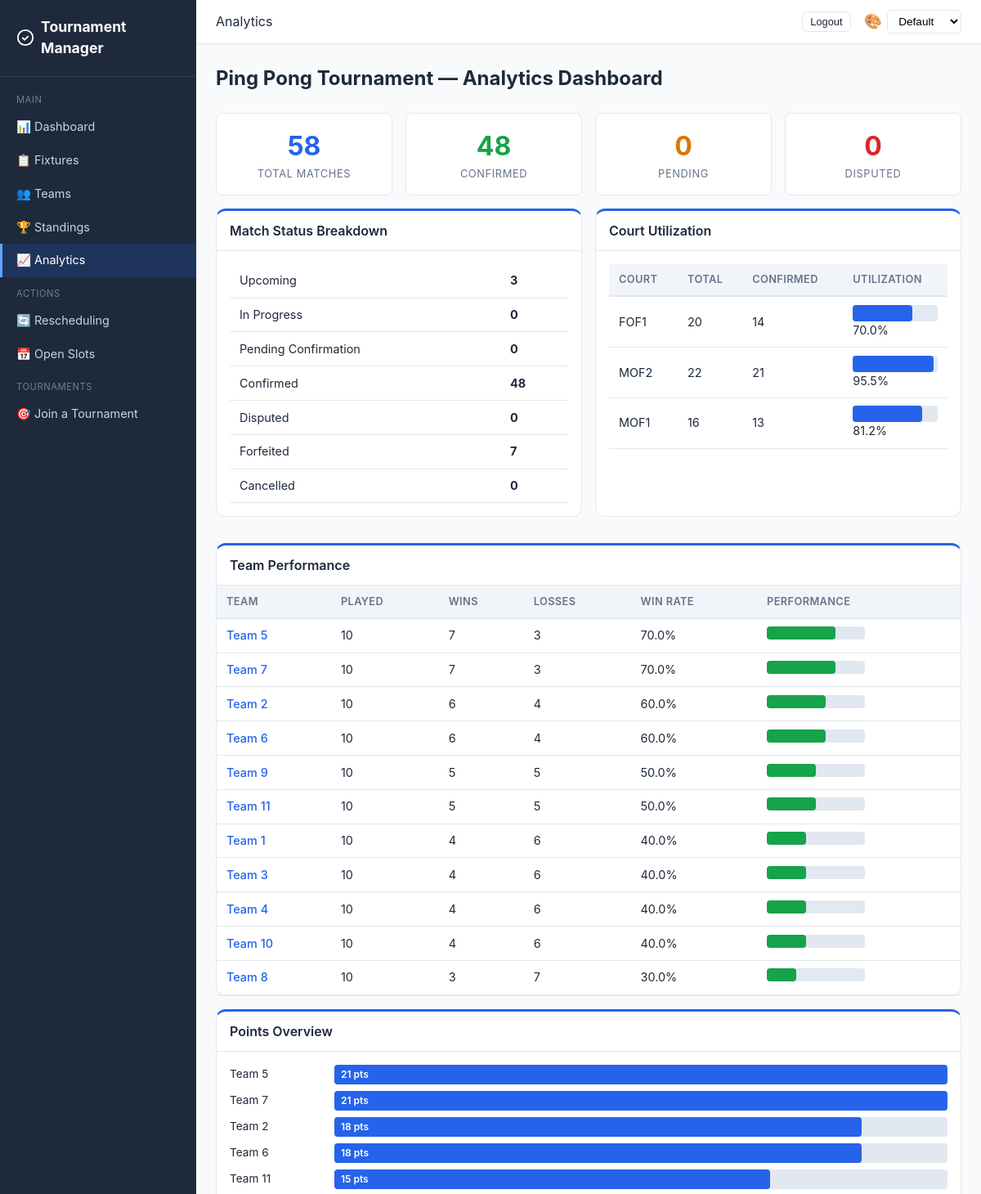
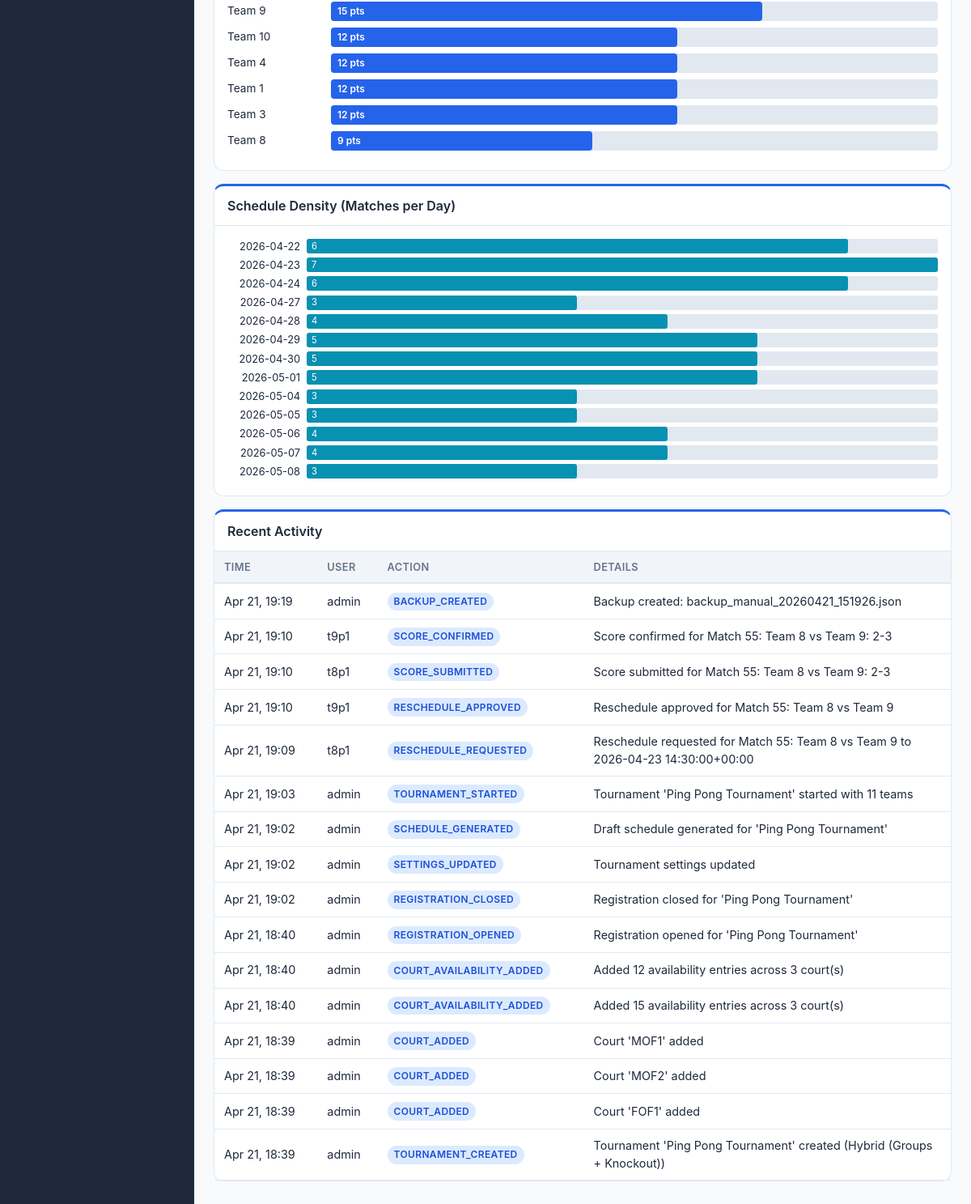
The page /analytics/ (signed in) on the database as committed earlier (2 pictures, top to bottom).
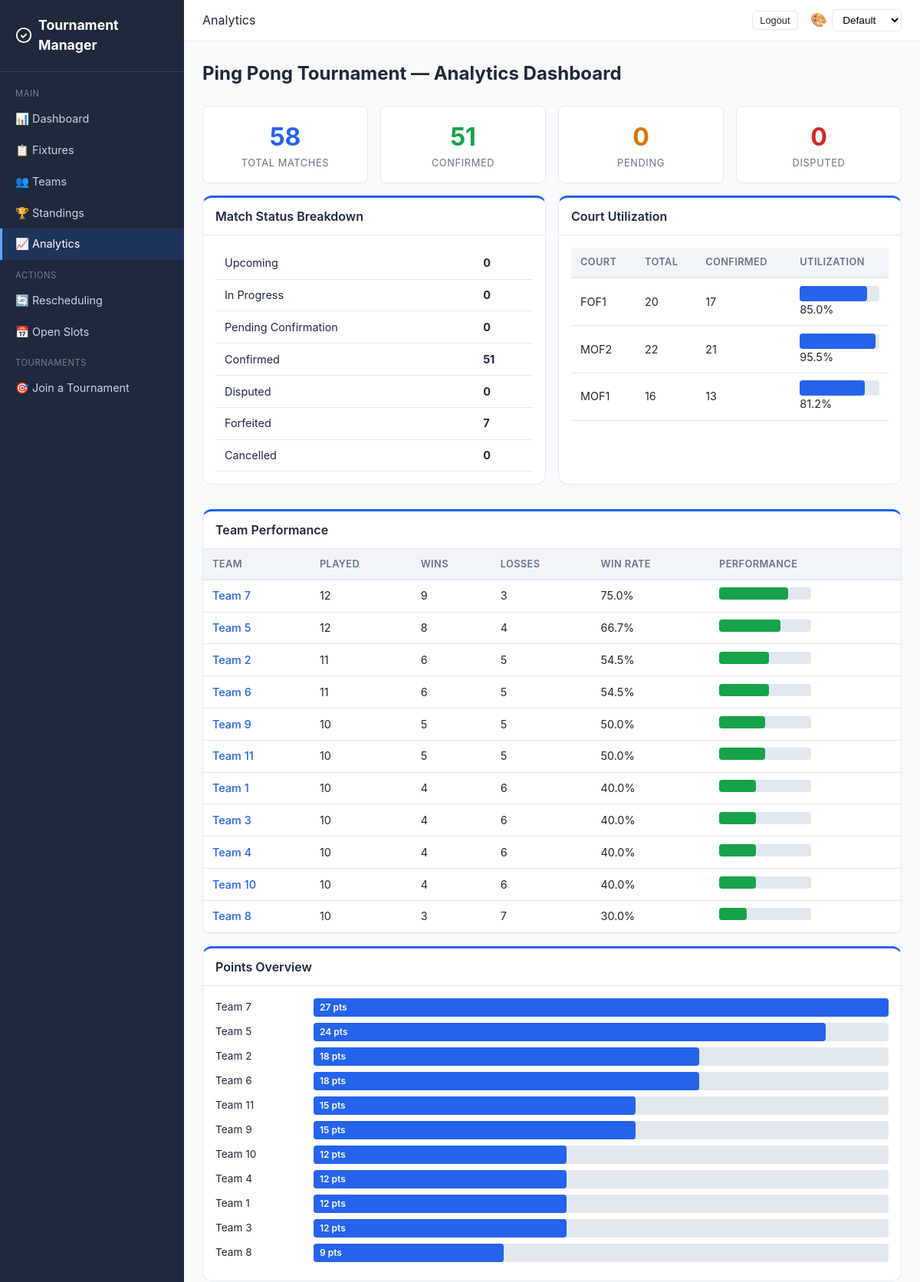
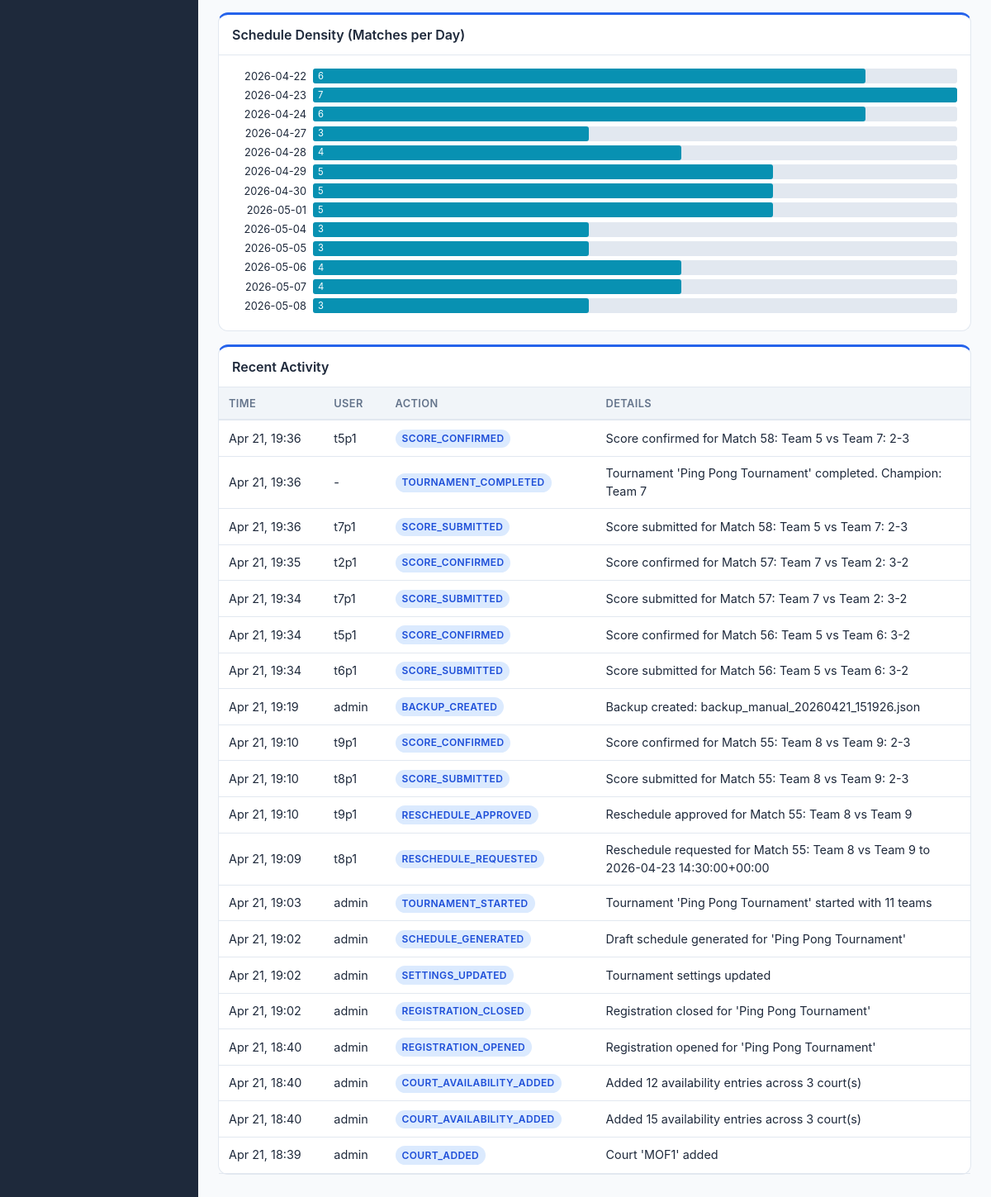
The same page on the database as committed later (2 pictures, top to bottom).
### core/models.py (models this page shows, shortened)
class Court(models.Model):
    tournament = models.ForeignKey(
        Tournament, on_delete=models.CASCADE, related_name="courts"
    )
    name = models.CharField(max_length=100)
    is_available = models.BooleanField(default=True)
    class Meta:
        unique_together = ["tournament", "name"]

class Team(models.Model):
    STATUS_CHOICES = [
        ("active", "Active"),
        ("withdrawn", "Withdrawn"),
    ]
    user = models.ForeignKey(User, on_delete=models.CASCADE, related_name="captained_teams")
    tournament = models.ForeignKey(
        Tournament, on_delete=models.CASCADE, related_name="teams"
    )
    name = models.CharField(max_length=100)
    department = models.CharField(max_length=120, blank=True, default="")
    status = models.CharField(max_length=20, choices=STATUS_CHOICES, default="active")
    withdrawn_at = models.DateTimeField(null=True, blank=True)
    group = models.CharField(max_length=5, blank=True, default="")
    preferred_courts = models.ManyToManyField(Court, blank=True, related_name="preferred_by")
    availability_notes = models.TextField(blank=True, default="")
    seed = models.IntegerField(default=0)
    class Meta:
        unique_together = [["tournament", "name"], ["tournament", "user"]]

class AuditLog(models.Model):
    user = models.ForeignKey(
        User, on_delete=models.SET_NULL, null=True, blank=True
    )
    action = models.CharField(max_length=100)
    details = models.TextField(default="")
    ip_address = models.GenericIPAddressField(null=True, blank=True)
    timestamp = models.DateTimeField(auto_now_add=True)
    tournament = models.ForeignKey(
        Tournament, on_delete=models.CASCADE, null=True, blank=True, related_name="audit_logs"
    )
    class Meta:
        ordering = ["-timestamp"]

### core/views.py (the view)
# urls.py: path("analytics/", views.analytics_view, name="analytics"),
@login_required
def analytics_view(request):
    tournament = _get_tournament(request)
    if not tournament:
        return render(request, "core/analytics.html", _tournament_context(request, tournament))
    matches = tournament.matches.all()
    teams = tournament.teams.all()
    match_stats = {
        "total": matches.count(),
        "confirmed": matches.filter(status="confirmed").count(),
        "upcoming": matches.filter(status="upcoming").count(),
        "in_progress": matches.filter(status="in_progress").count(),
        "pending": matches.filter(status="pending_confirmation").count(),
        "disputed": matches.filter(status="disputed").count(),
        "forfeited": matches.filter(status="forfeited").count(),
        "cancelled": matches.filter(status="cancelled").count(),
    }
    courts = tournament.courts.all()
    court_stats = []
    for court in courts:
        total = matches.filter(court=court).count()
        confirmed = matches.filter(court=court, status="confirmed").count()
        court_stats.append({
            "court": court, "total_matches": total, "confirmed_matches": confirmed,
            "utilization": round(confirmed / total * 100, 1) if total > 0 else 0,
        })
    team_stats = []
    for team in teams.filter(status="active"):
        team_matches = matches.filter(Q(team1=team) | Q(team2=team))
        wins = team_matches.filter(winner=team).count()
        played = team_matches.filter(status__in=["confirmed", "forfeited"]).count()
        team_stats.append({
            "team": team, "played": played, "wins": wins, "losses": played - wins,
            "win_rate": round(wins / played * 100, 1) if played > 0 else 0,
        })
    team_stats.sort(key=lambda x: x["win_rate"], reverse=True)
    schedule_density = defaultdict(int)
    for m in matches.filter(scheduled_time__isnull=False):
        day = m.scheduled_time.strftime("%Y-%m-%d")
        schedule_density[day] += 1
    schedule_density = dict(sorted(schedule_density.items()))
    withdrawn = teams.filter(status="withdrawn")
    withdrawal_info = []
    for team in withdrawn:
        affected = matches.filter(Q(team1=team) | Q(team2=team), status__in=["forfeited", "cancelled"]).count()
        withdrawal_info.append({"team": team, "affected_matches": affected, "withdrawn_at": team.withdrawn_at})
    recent_logs = AuditLog.objects.filter(tournament=tournament).order_by("-timestamp")[:20]
    context = {
        "tournament": tournament, "match_stats": match_stats, "court_stats": court_stats,
        "team_stats": team_stats, "schedule_density": json.dumps(schedule_density),
        "withdrawal_info": withdrawal_info, "recent_logs": recent_logs,
    }
    if tournament.format in ("round_robin", "double_round_robin", "hybrid"):
        context["standings"] = calculate_standings(tournament)
    context.update(_tournament_context(request, tournament))
    return render(request, "core/analytics.html", context)

### core/models.py (called while the page is built)
    def get_tiebreaker_order(self):
        return json.loads(self.tiebreaker_order)

### core/standings.py (called while the page is built)
def _sort_key(standing, tiebreakers):
    key = [standing["points"]]
    for tb in tiebreakers:
        if tb == "game_diff":
            key.append(standing["game_diff"])
        elif tb == "games_won":
            key.append(standing["games_won"])
        elif tb == "head_to_head":
            key.append(0)  # Simplified; would need pairwise comparison
    return tuple(key)

### core/views.py (called while the page is built)
def _get_team(user, tournament=None):
    if tournament is not None:
        membership = user.memberships.filter(team__tournament=tournament).select_related("team").first()
        return membership.team if membership else None
    membership = (
        user.memberships
        .filter(team__status="active")
        .select_related("team__tournament")
        .order_by("role", "joined_at")
        .first()
    )
    if membership:
        return membership.team
    membership = user.memberships.select_related("team__tournament").order_by("role", "joined_at").first()
    return membership.team if membership else None

def _is_organizer(user):
    return user.is_staff or user.is_superuser

### templates/core/analytics.html (shortened to what the changed rows need)
{% extends "core/base.html" %}
{% block content %}
<h1 class="page-title">{% if tournament %}{{ tournament.name }} — {% endif %}Analytics Dashboard</h1>
{% if tournament %}
<div class="grid grid-4 mb-2">
    <div class="stat-card">
        <div class="stat-value">{{ match_stats.total }}</div>
        <div class="stat-label">Total Matches</div>
    </div>
    <div class="stat-card">
        <div class="stat-value" style="color:var(--success)">{{ match_stats.confirmed }}</div>
        <div class="stat-label">Confirmed</div>
    </div>
    <div class="stat-card">
        <div class="stat-value" style="color:var(--warning)">{{ match_stats.pending }}</div>
        <div class="stat-label">Pending</div>
    </div>
    <div class="stat-card">
        <div class="stat-value" style="color:var(--danger)">{{ match_stats.disputed }}</div>
        <div class="stat-label">Disputed</div>
    </div>
</div>
<div class="grid grid-2">
    <div class="card">
        <div class="card-header">Match Status Breakdown</div>
        <div class="card-body">
            <table>
                <tr><td>Upcoming</td><td><strong>{{ match_stats.upcoming }}</strong></td></tr>
                <tr><td>In Progress</td><td><strong>{{ match_stats.in_progress }}</strong></td></tr>
                <tr><td>Pending Confirmation</td><td><strong>{{ match_stats.pending }}</strong></td></tr>
                <tr><td>Confirmed</td><td><strong>{{ match_stats.confirmed }}</strong></td></tr>
                <tr><td>Disputed</td><td><strong>{{ match_stats.disputed }}</strong></td></tr>
                <tr><td>Forfeited</td><td><strong>{{ match_stats.forfeited }}</strong></td></tr>
                <tr><td>Cancelled</td><td><strong>{{ match_stats.cancelled }}</strong></td></tr>
            </table>
        </div>
    </div>
    <div class="card">
        <div class="card-header">Court Utilization</div>
        <div class="card-body">
            <table>
                <thead><tr><th>Court</th><th>Total</th><th>Confirmed</th><th>Utilization</th></tr></thead>
                <tbody>
                {% for cs in court_stats %}
                <tr>
                    <td>{{ cs.court.name }}</td>
                    <td>{{ cs.total_matches }}</td>
                    <td>{{ cs.confirmed_matches }}</td>
                    <td>
                        <div style="background:#e2e8f0;border-radius:4px;height:20px;width:100%;position:relative;">
                            <div style="background:var(--primary);border-radius:4px;height:20px;width:{{ cs.utilization }}%;"></div>
                        </div>
                        {{ cs.utilization }}%
                    </td>
                </tr>
                {% endfor %}
                </tbody>
            </table>
        </div>
    </div>
</div>
<div class="card mt-2">
    <div class="card-header">Team Performance</div>
    <div class="table-container">
    <table>
        <thead><tr><th>Team</th><th>Played</th><th>Wins</th><th>Losses</th><th>Win Rate</th><th>Performance</th></tr></thead>
        <tbody>
        {% for ts in team_stats %}
        <tr>
            <td><a href="{% url 'team_detail' pk=ts.team.pk %}">{{ ts.team.name }}</a></td>
            <td>{{ ts.played }}</td>
            <td>{{ ts.wins }}</td>
            <td>{{ ts.losses }}</td>
            <td>{{ ts.win_rate }}%</td>
            <td>
                <div style="background:#e2e8f0;border-radius:4px;height:16px;width:120px;display:inline-block;position:relative;">
                    <div style="background:var(--success);border-radius:4px;height:16px;width:{{ ts.win_rate }}%;"></div>
                </div>
            </td>
        </tr>
        {% endfor %}
        </tbody>
    </table>
    </div>
</div>
{% if standings %}
<div class="card mt-2">
    <div class="card-header">Points Overview</div>
    <div class="card-body">
        {% for s in standings %}
        <div class="d-flex align-center gap-1 mb-1">
            <span style="width:120px;font-size:0.85rem;">{{ s.team.name }}</span>
            <div style="flex:1;background:#e2e8f0;border-radius:4px;height:24px;position:relative;">
                {% widthratio s.points standings.0.points 100 as pct %}
                <div style="background:var(--primary);border-radius:4px;height:24px;width:{% widthratio s.points standings.0.points 100 %}%;display:flex;align-items:center;padding-left:0.5rem;">
                    <span style="color:white;font-size:0.75rem;font-weight:600;">{{ s.points }} pts</span>
                </div>
            </div>
        </div>
        {% endfor %}
    </div>
</div>
{% endif %}
<div class="card mt-2">
    <div class="card-header">Schedule Density (Matches per Day)</div>
    <div class="card-body" id="schedule-density"></div>
</div>
<div class="card mt-2">
    <div class="card-header">Recent Activity</div>
    <div class="table-container">
    <table>
        <thead><tr><th>Time</th><th>User</th><th>Action</th><th>Details</th></tr></thead>
        <tbody>
        {% for log in recent_logs %}
        <tr>
            <td style="white-space:nowrap;">{{ log.timestamp|date:"M d, H:i" }}</td>
            <td>{{ log.user.username|default:"-" }}</td>
            <td><span class="badge badge-upcoming">{{ log.action }}</span></td>
            <td style="max-width:400px;overflow:hidden;text-overflow:ellipsis;">{{ log.details|truncatechars:80 }}</td>
        </tr>
        {% endfor %}
        </tbody>
    </table>
    </div>
</div>
{% else %}
<p class="text-muted">No tournament data available.</p>
{% endif %}
{% endblock %}

Rows that differ between the two databases and show on the page:
no longer on this page (row unchanged): AuditLog: timestamp "Apr 21, 18:39", user.username "admin", action "COURT_ADDED", details "Court 'MOF2' added"
no longer on this page (row unchanged): AuditLog: timestamp "Apr 21, 18:39", user.username "admin", action "COURT_ADDED", details "Court 'FOF1' added"
no longer on this page (row unchanged): AuditLog: timestamp "Apr 21, 18:39", user.username "admin", action "TOURNAMENT_CREATED", details "Tournament 'Ping Pong Tournament' created (Hybrid (Groups + Knockout))"
computed for Court "FOF1": confirmed_matches "14" → "17"; {{ cs.utilization }} 70.0 → 85.0 (drawn); utilization "70.0" → "85.0"
shown differently, row unchanged: Team "Team 7": played "10" → "12"; wins "7" → "9"; win_rate "70.0" → "75.0"; {{ ts.win_rate }} 70.0 → 75.0 (drawn); points "21" → "27"; moves up the list
computed for Team "Team 5": played "10" → "12"; wins "7" → "8"; losses "3" → "4"; win_rate "70.0" → "66.7"; {{ ts.win_rate }} 70.0 → 66.7 (drawn); points "21" → "24"
computed for Team "Team 2": played "10" → "11"; losses "4" → "5"; win_rate "60.0" → "54.5"; {{ ts.win_rate }} 60.0 → 54.5 (drawn)
computed for Team "Team 6": played "10" → "11"; losses "4" → "5"; win_rate "60.0" → "54.5"; {{ ts.win_rate }} 60.0 → 54.5 (drawn)
added AuditLog: timestamp "Apr 21, 19:36", user.username "t5p1", action "SCORE_CONFIRMED", details "Score confirmed for Match 58: Team 5 vs Team 7: 2-3"
added AuditLog: timestamp "Apr 21, 19:36", user.username "-", action "TOURNAMENT_COMPLETED", details "Tournament 'Ping Pong Tournament' completed. Champion: Team 7"
added AuditLog: timestamp "Apr 21, 19:36", user.username "t7p1", action "SCORE_SUBMITTED", details "Score submitted for Match 58: Team 5 vs Team 7: 2-3"
added AuditLog: timestamp "Apr 21, 19:35", user.username "t2p1", action "SCORE_CONFIRMED", details "Score confirmed for Match 57: Team 7 vs Team 2: 3-2"
added AuditLog: timestamp "Apr 21, 19:34", user.username "t7p1", action "SCORE_SUBMITTED", details "Score submitted for Match 57: Team 7 vs Team 2: 3-2"
added AuditLog: timestamp "Apr 21, 19:34", user.username "t5p1", action "SCORE_CONFIRMED", details "Score confirmed for Match 56: Team 5 vs Team 6: 3-2"
added AuditLog: timestamp "Apr 21, 19:34", user.username "t6p1", action "SCORE_SUBMITTED", details "Score submitted for Match 56: Team 5 vs Team 6: 3-2"
Other text that changed with them:
{{ match_stats.confirmed }}: "48" → "51"
{{ match_stats.upcoming }}: "3" → "0"
